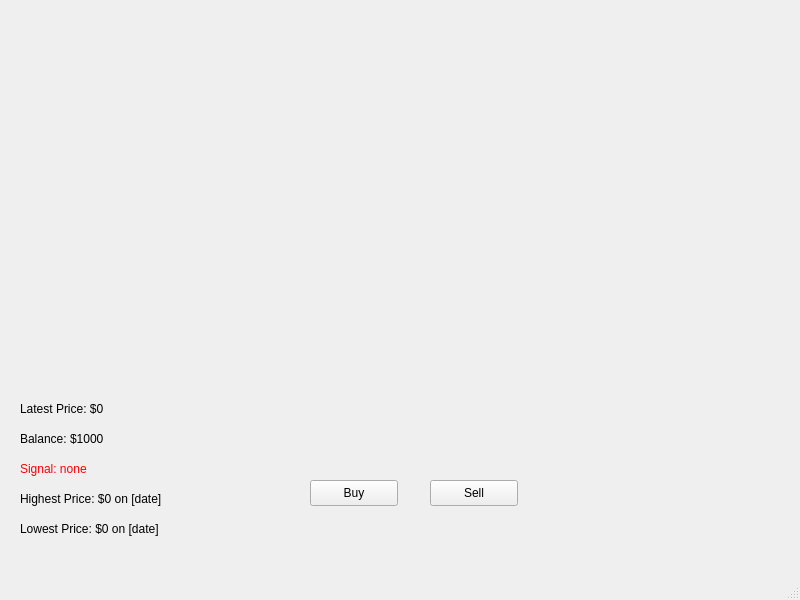
<?xml version="1.0" encoding="UTF-8"?>
<ui version="4.0">
 <class>MainWindow</class>
 <widget class="QMainWindow" name="MainWindow">
  <property name="geometry">
   <rect>
    <x>0</x>
    <y>0</y>
    <width>800</width>
    <height>600</height>
   </rect>
  </property>
  <property name="windowTitle">
   <string>MainWindow</string>
  </property>
  <widget class="QWidget" name="centralwidget">
   <widget class="QWidget" name="verticalLayoutWidget">
    <property name="geometry">
     <rect>
      <x>10</x>
      <y>50</y>
      <width>781</width>
      <height>321</height>
     </rect>
    </property>
    <layout class="QVBoxLayout" name="verticalLayout_2">
     <item>
      <widget class="QChartView" name="chartWidget" native="true">
       <property name="sizePolicy">
        <sizepolicy hsizetype="Expanding" vsizetype="Expanding">
         <horstretch>0</horstretch>
         <verstretch>0</verstretch>
        </sizepolicy>
       </property>
      </widget>
     </item>
    </layout>
   </widget>
   <widget class="QLabel" name="priceLabel">
    <property name="geometry">
     <rect>
      <x>20</x>
      <y>400</y>
      <width>141</width>
      <height>18</height>
     </rect>
    </property>
    <property name="text">
     <string>Latest Price: $0</string>
    </property>
   </widget>
   <widget class="QLabel" name="balanceLabel">
    <property name="geometry">
     <rect>
      <x>20</x>
      <y>430</y>
      <width>161</width>
      <height>18</height>
     </rect>
    </property>
    <property name="text">
     <string>Balance: $1000</string>
    </property>
   </widget>
   <widget class="QLabel" name="signalLabel">
    <property name="geometry">
     <rect>
      <x>20</x>
      <y>460</y>
      <width>101</width>
      <height>18</height>
     </rect>
    </property>
    <property name="styleSheet">
     <string notr="true">color: red</string>
    </property>
    <property name="text">
     <string>Signal: none</string>
    </property>
   </widget>
   <widget class="QLabel" name="highestPriceLabel">
    <property name="geometry">
     <rect>
      <x>20</x>
      <y>490</y>
      <width>211</width>
      <height>18</height>
     </rect>
    </property>
    <property name="text">
     <string>Highest Price: $0 on [date]</string>
    </property>
   </widget>
   <widget class="QPushButton" name="buyButton">
    <property name="geometry">
     <rect>
      <x>310</x>
      <y>480</y>
      <width>88</width>
      <height>26</height>
     </rect>
    </property>
    <property name="text">
     <string>Buy</string>
    </property>
   </widget>
   <widget class="QPushButton" name="sellButton">
    <property name="geometry">
     <rect>
      <x>430</x>
      <y>480</y>
      <width>88</width>
      <height>26</height>
     </rect>
    </property>
    <property name="text">
     <string>Sell</string>
    </property>
   </widget>
   <widget class="QLabel" name="lowestPriceLabel">
    <property name="geometry">
     <rect>
      <x>20</x>
      <y>520</y>
      <width>211</width>
      <height>18</height>
     </rect>
    </property>
    <property name="text">
     <string>Lowest Price: $0 on [date]</string>
    </property>
   </widget>
  </widget>
  <widget class="QMenuBar" name="menubar">
   <property name="geometry">
    <rect>
     <x>0</x>
     <y>0</y>
     <width>800</width>
     <height>23</height>
    </rect>
   </property>
  </widget>
  <widget class="QStatusBar" name="statusbar"/>
 </widget>
 <customwidgets>
  <customwidget>
   <class>QChartView</class>
   <extends>QWidget</extends>
   <header location="global">QtCharts/QChartView.h</header>
   <container>1</container>
  </customwidget>
 </customwidgets>
 <resources/>
 <connections/>
</ui>
